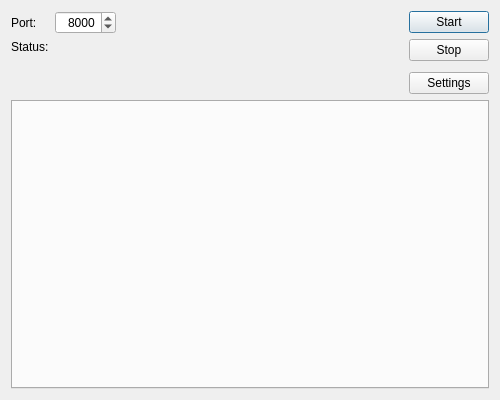
<?xml version="1.0" encoding="UTF-8"?>
<ui version="4.0">
 <class>ServeDialog</class>
 <widget class="QDialog" name="ServeDialog">
  <property name="geometry">
   <rect>
    <x>0</x>
    <y>0</y>
    <width>500</width>
    <height>400</height>
   </rect>
  </property>
  <property name="windowTitle">
   <string>Serve</string>
  </property>
  <layout class="QVBoxLayout" name="dialog_layout" stretch="0,1">
   <item>
    <layout class="QHBoxLayout" name="top_layout" stretch="1,0">
     <item>
      <layout class="QFormLayout" name="opts_layout">
       <property name="fieldGrowthPolicy">
        <enum>QFormLayout::FieldsStayAtSizeHint</enum>
       </property>
       <item row="0" column="0">
        <widget class="QLabel" name="port_label">
         <property name="text">
          <string>Port:</string>
         </property>
         <property name="buddy">
          <cstring>port_edit</cstring>
         </property>
        </widget>
       </item>
       <item row="0" column="1">
        <widget class="QSpinBox" name="port_edit">
         <property name="alignment">
          <set>Qt::AlignRight|Qt::AlignTrailing|Qt::AlignVCenter</set>
         </property>
         <property name="minimum">
          <number>1</number>
         </property>
         <property name="maximum">
          <number>65535</number>
         </property>
         <property name="value">
          <number>8000</number>
         </property>
        </widget>
       </item>
       <item row="1" column="0">
        <widget class="QLabel" name="status_label">
         <property name="text">
          <string>Status:</string>
         </property>
        </widget>
       </item>
       <item row="1" column="1">
        <widget class="QLabel" name="status_edit">
         <property name="text">
          <string/>
         </property>
         <property name="textFormat">
          <enum>Qt::RichText</enum>
         </property>
         <property name="openExternalLinks">
          <bool>true</bool>
         </property>
        </widget>
       </item>
      </layout>
     </item>
     <item>
      <layout class="QVBoxLayout" name="actions_layout">
       <item>
        <widget class="QPushButton" name="start_button">
         <property name="text">
          <string>Start</string>
         </property>
         <property name="default">
          <bool>true</bool>
         </property>
        </widget>
       </item>
       <item>
        <widget class="QPushButton" name="stop_button">
         <property name="text">
          <string>Stop</string>
         </property>
         <property name="autoDefault">
          <bool>false</bool>
         </property>
        </widget>
       </item>
       <item>
        <spacer name="actions_spacer">
         <property name="orientation">
          <enum>Qt::Vertical</enum>
         </property>
         <property name="sizeType">
          <enum>QSizePolicy::Expanding</enum>
         </property>
         <property name="sizeHint" stdset="0">
          <size>
           <width>0</width>
           <height>5</height>
          </size>
         </property>
        </spacer>
       </item>
       <item>
        <widget class="QPushButton" name="settings_button">
         <property name="text">
          <string>Settings</string>
         </property>
         <property name="autoDefault">
          <bool>false</bool>
         </property>
        </widget>
       </item>
      </layout>
     </item>
    </layout>
   </item>
   <item>
    <widget class="QTabWidget" name="details_tabs">
     <property name="currentIndex">
      <number>-1</number>
     </property>
    </widget>
   </item>
  </layout>
 </widget>
 <tabstops>
  <tabstop>port_edit</tabstop>
  <tabstop>start_button</tabstop>
  <tabstop>stop_button</tabstop>
  <tabstop>settings_button</tabstop>
  <tabstop>details_tabs</tabstop>
 </tabstops>
 <resources/>
 <connections/>
</ui>
